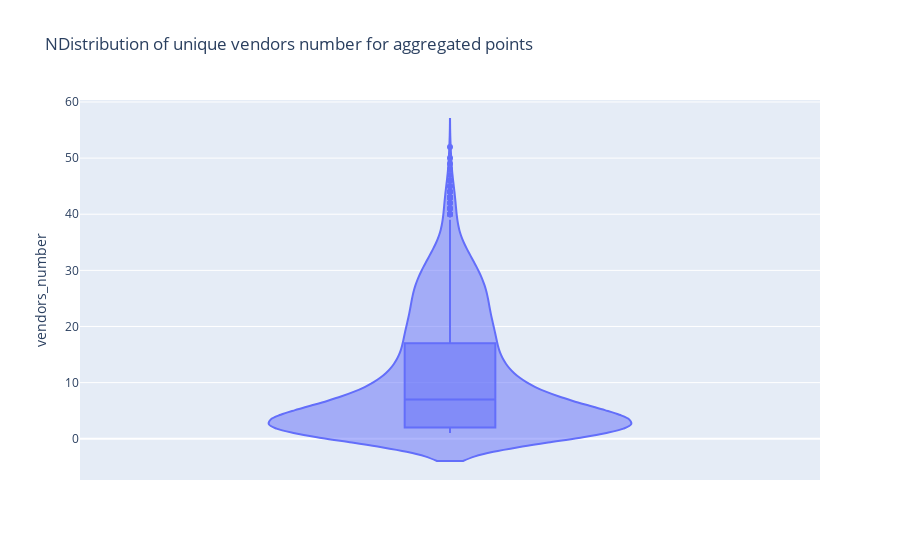

The cell this chart's notebook holds for it:
### Code cell
to_plot = orders[['point', 'vendor_id']].groupby('point').nunique().reset_index().rename(columns={'vendor_id': 'vendors_number'})

px.violin(
    to_plot, y='vendors_number', box=True,
    title="NDistribution of unique vendors number for aggregated points"
)

### Figure 1 — Plotly figure (JSON) as saved in the notebook; plotly's stock layout.template omitted (floating-point values rounded to 4 significant figures; data arrays with more than 128 entries replaced by an {"elided": "..."} marker saying what was removed)
{"data": [{"alignmentgroup": "True", "box": {"visible": true}, "hovertemplate": "vendors_number=%{y}<extra></extra>", "legendgroup": "", "marker": {"color": "#636efa"}, "name": "", "offsetgroup": "", "orientation": "v", "scalegroup": "True", "showlegend": false, "type": "violin", "x0": " ", "xaxis": "x", "y": {"elided": "1792 int values"}, "y0": " ", "yaxis": "y"}], "layout": {"legend": {"tracegroupgap": 0}, "title": {"text": "NDistribution of unique vendors number for aggregated points"}, "violinmode": "group", "xaxis": {"anchor": "y", "domain": [0, 1]}, "yaxis": {"anchor": "x", "domain": [0, 1], "title": {"text": "vendors_number"}}}}
